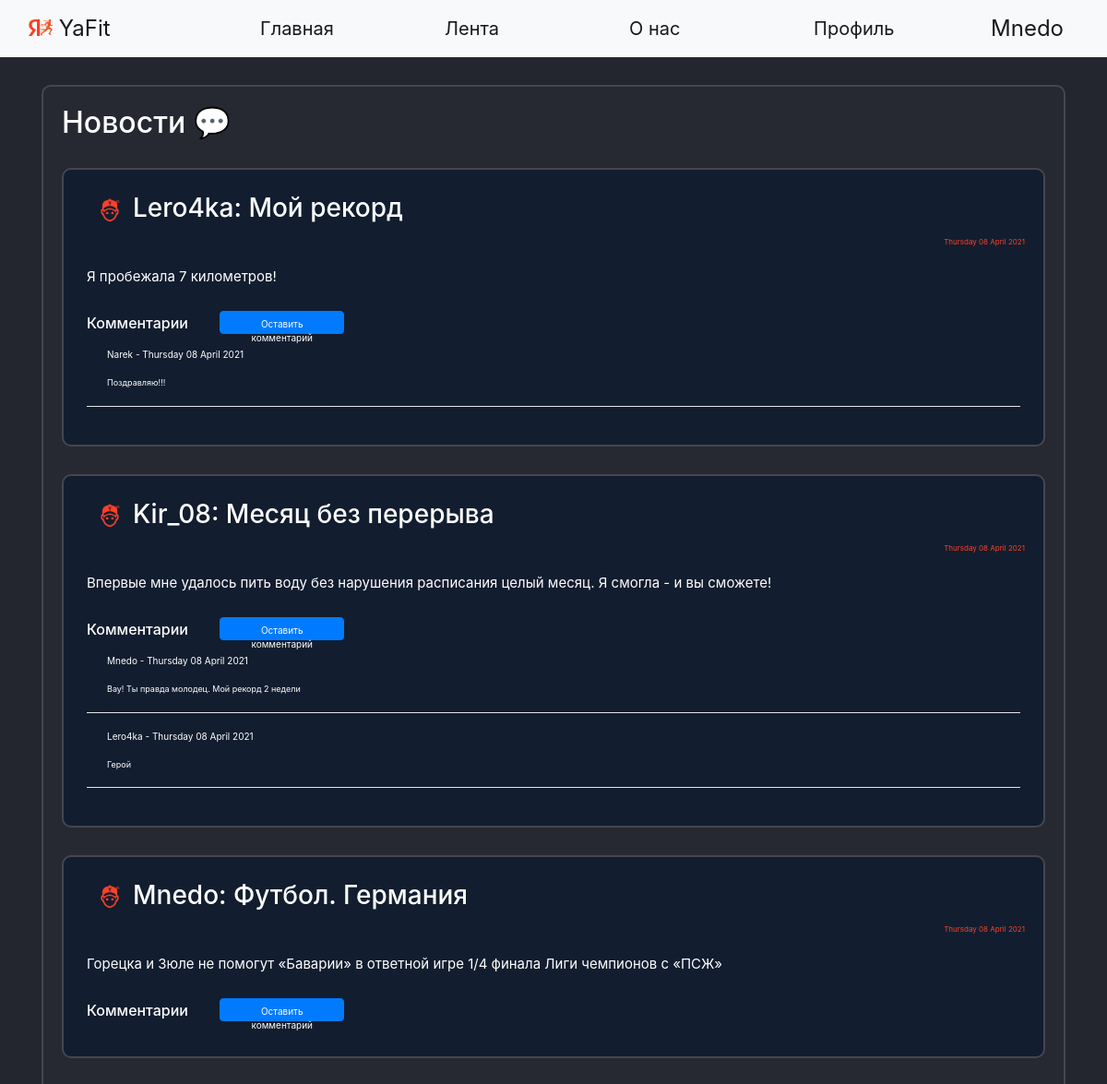
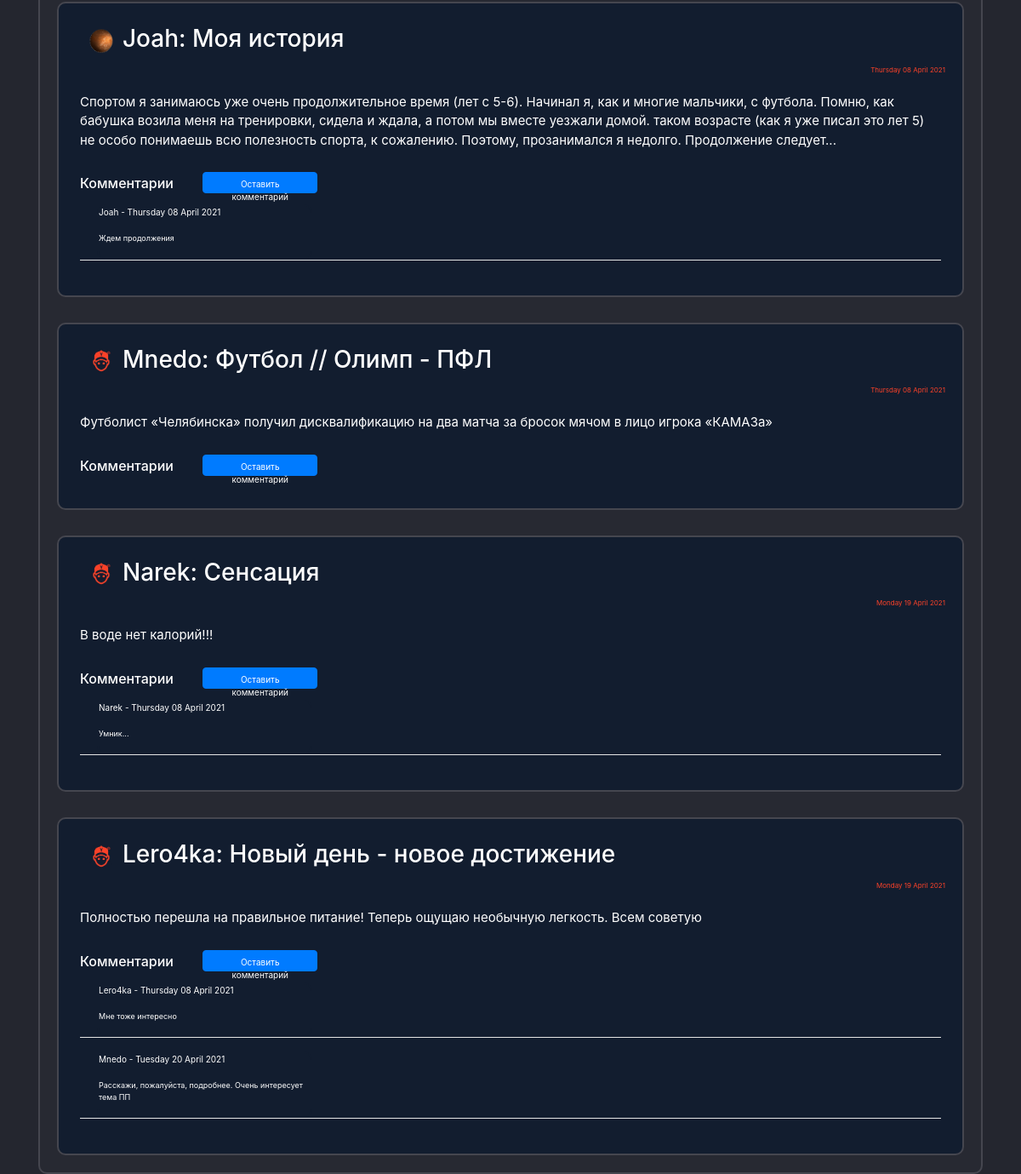
Page /news (signed in) on the committed database (2 pictures, top to bottom).
### data/users.py (models this page shows, shortened)
class User(SqlAlchemyBase, UserMixin, SerializerMixin):
    __tablename__ = 'users'
    id = sqlalchemy.Column(sqlalchemy.Integer,
                           primary_key=True, autoincrement=True)
    name = sqlalchemy.Column(sqlalchemy.String)
    surname = sqlalchemy.Column(sqlalchemy.String)
    nickname = sqlalchemy.Column(sqlalchemy.String)
    age = sqlalchemy.Column(sqlalchemy.Integer)
    status = sqlalchemy.Column(sqlalchemy.String)
    about = sqlalchemy.Column(sqlalchemy.String)
    email = sqlalchemy.Column(sqlalchemy.String, unique=True)
    hashed_password = sqlalchemy.Column(sqlalchemy.String)
    modified_date = sqlalchemy.Column(sqlalchemy.DateTime, default=datetime.datetime.now)
    city_from = sqlalchemy.Column(sqlalchemy.String)
    habit = sqlalchemy.Column(sqlalchemy.String)  # id_1;id_2
    habits = orm.relation("Habits", back_populates='user')
    news = orm.relation("News", back_populates='user')
    comments = orm.relation("Comments", back_populates='user')

### data/news.py (models this page shows)
class News(SqlAlchemyBase, UserMixin, SerializerMixin):
    __tablename__ = 'news'
    id = sqlalchemy.Column(sqlalchemy.Integer,
                           primary_key=True, autoincrement=True)
    title = sqlalchemy.Column(sqlalchemy.String)
    content = sqlalchemy.Column(sqlalchemy.String)
    created_date = sqlalchemy.Column(sqlalchemy.DateTime,
                                     default=datetime.datetime.now)
    user_id = sqlalchemy.Column(sqlalchemy.Integer,
                                sqlalchemy.ForeignKey("users.id"))
    comms = sqlalchemy.Column(sqlalchemy.String)  # id_1;id_2
    user = orm.relation('User')

### data/comments.py (models this page shows)
class Comments(SqlAlchemyBase, UserMixin, SerializerMixin):
    __tablename__ = 'comments'
    id = sqlalchemy.Column(sqlalchemy.Integer,
                           primary_key=True, autoincrement=True)
    content = sqlalchemy.Column(sqlalchemy.String)
    created_date = sqlalchemy.Column(sqlalchemy.DateTime,
                                     default=datetime.datetime.now)
    user_id = sqlalchemy.Column(sqlalchemy.Integer,
                                sqlalchemy.ForeignKey("users.id"))
    user = orm.relation('User')

### main.py (the view)
@app.route("/news", methods=['GET', 'POST'])
def news():
    db_sess = db_session.create_session()
    rec_news = db_sess.query(News).all()
    top_news = []
    news_index = 0
    path = 'static/img/users_photo/default.jpg'
    for news in rec_news:
        path = ''
        news_index += 1
        creator_nickname = (db_sess.query(User).filter(User.id == news.user_id).first()).nickname
        for images in os.listdir('static/img/users_photo'):
            if images.split('.')[0] == creator_nickname:
                path = 'static/img/users_photo/' + images
        if path == '':
            path = 'static/img/users_photo/default.jpg'
        comments = []
        if news.comms:
            if ';' in news.comms:
                for com_id in news.comms.split(';'):
                    comments.append(db_sess.query(Comments).filter(Comments.id == com_id).first())
            elif len(news.comms) == 1:
                com_id = news.comms
                comments = [db_sess.query(Comments).filter(Comments.id == com_id).first()]
        else:
            comments = []
        if len(comments) > 1:
            comments = sorted(comments, key=lambda x: x.created_date)
        comments_main = []
        for com in comments:
            comentor_nickname = db_sess.query(User).filter(User.id == com.user_id).first().nickname
            comments_main.append({'id': com.id,
                                  'content': com.content,
                                  'created_date': com.created_date.strftime("%A %d %B %Y"),
                                  'creator': comentor_nickname})
        comments = comments_main
        top_news.append({'id': news.id,
                         'title': news.title,
                         'content': news.content,
                         'created_date': news.created_date.strftime("%A %d %B %Y"),
                         'comms': comments,
                         'creator': creator_nickname,
                         'path': path})
    return render_template("news.html", top_news=top_news, path=path, random_id=random.randint(1, 2 ** 16),
                           title='Лента')

### data/db_session.py (called while the page is built)
def create_session() -> Session:
    global __factory
    return __factory()

### main.py (called while the page is built)
@login_manager.user_loader
def load_user(user_id):
    db_sess = db_session.create_session()
    return db_sess.query(User).get(user_id)

### templates/news.html
{% extends "base.html" %}
{% block content %}
<div class="page_border">
    <h2>Новости &#128172;</h2>
    {% for new in top_news%}
    <div class="page_border" style="background-color: #121d2f !important;">
        <div class="menu_item">
            <h3><a><a><img
                    src={{new['path']}}?dummy={{random_id}} alt="avatar"
                    class="round_avatar"></a></a>{{new['creator']}}: {{new['title']}} </h3>
        </div>
        <div class="reposts">
            <p>{{new['created_date']}}</p>
        </div>
        <div class="menu_item">
            <p>{{new['content']}}</p>
        </div>
        <div class="menu_item">
            <h6>Комментарии {% if current_user.is_authenticated %}
                <a href="/com_add/{{ new['id'] }}" class="btn btn-primary"
                   style=" height:25px; width:135px; font-size: 10px; margin-bottom:5px; margin-left: 30px;">Оставить
                    комментарий</a>
                {% endif %}
            </h6>
            {% for com in new['comms'] %}
            <div class="com_label" style="margin-left: 20px; padding: 0; margin-top: 0; margin-bottom;">
                <p style="font-size: 10px;">{{com['creator']}} - {{com['created_date']}}</p>
                <p style="font-size: 9px;">{{com['content']}}
                </p></div>
            <hr style="color: white; background-color: white; padding: 0; margin-top: 0; margin-bottom;">
            {% endfor %}
        </div>
    </div>
    {% endfor %}
</div>
{% endblock %}

### templates/base.html (shortened to what this page needs)
<!doctype html>
<html lang="en">
<head>
    <link rel="stylesheet" href="/static/css/style.css?random()">
    <link rel="stylesheet"
          href="https://stackpath.bootstrapcdn.com/bootstrap/4.4.1/css/bootstrap.min.css"
>
</head>
<body>
<header>
    <nav class="navbar navbar-expand-lg navbar-light bg-light">
        <div class="container-fluid">
            <a class="navbar-brand" style="width: 250px;" href="/">
                <img src="/static/img/YaFit_logo.png" alt="" width="26" height="18"
                     class="d-inline-block text-align-center" style="margin-bottom:5px;">
                YaFit
            </a>
            <div class="collapse navbar-collapse">
                <ul class="mx-auto navbar-nav">
                    <li class="nav-item">
                        <a class="nav-link active" style="width: 200px;" aria-current="page" href="/">Главная</a>
                    </li>
                    <li class="nav-item">
                        <a class="nav-link active" style="width: 200px;" href="/news">Лента</a>
                    </li>
                    <li class="nav-item">
                        <a class="nav-link active" style="width: 200px;" href="/info">О нас</a>
                    </li>
                    <li class="nav-item">
                        <a class="nav-link active" style="width: 200px;" href="/office">Профиль</a>
                </ul>
                {% if current_user.is_authenticated %}
                <a class="navbar-brand" href="/logout">{{current_user.nickname}}</a>
                {% else %}
                <p>
                    <a class="btn btn-primary " href="/register">Зарегистрироваться</a>
                    <a class="btn btn-success" href="/login">Войти</a>
                </p>
                {% endif %}
            </div>
        </div>
    </nav>
</header>
<main role="main" class="container">
    {% block content %}{% endblock %}
</main>
</body>
</html>

### static/css/style.css (style rules this page uses)
body { background-color: #24262f !important; color: white; }
.nav-item { color: black; font-weight: 400; font-size: 20px !important; }
.navbar-brand { font-size: 24px !important; }
.page_border { background-color: #272932 !important; color: white !important; border: 2px solid #45464F; border-radius: 10px; padding: 20px !important; margin: 0 auto; margin-top: 30px; }
.menu_item { padding: 5px !important; font-size: 15px !important; }
hr { background-color: #FB4229; color: #FB4229; }
.reposts { color: #FB4229 !important; font-size: 8px !important; text-align: right; }
.com_label { background-color: #121d2f !important; color: white !important; border: 2px solid #121d2f; width: 25%; border-radius: 10px; }
.round_avatar { margin-left:10px; margin-right:10px; width: 30px !important; height: 30px !important; border-radius: 50px !important; }

### rows in the picture
User: nickname "Mnedo", creator "Mnedo" "Mnedo", creator "Mnedo" "Mnedo"
User: creator "Lero4ka" "Lero4ka", creator "Lero4ka" "Lero4ka"
News: title "Мой рекорд", content "Я пробежала 7 километров!"
User: creator "Narek" "Narek", creator "Narek"
Comments: content "Поздравляю!!!"
User: creator "Kir_08"
News: title "Месяц без перерыва", content "Впервые мне удалось пить воду без нарушения расписания целый месяц. Я смогла - и вы сможете!"
Comments: content "Вау! Ты правда молодец. Мой рекорд 2 недели"
Comments: content "Герой"
News: title "Футбол. Германия", content "Горецка и Зюле не помогут «Баварии» в ответной игре 1/4 финала Лиги чемпионов с «ПСЖ»"
User: creator "Joah", creator "Joah"
News: title "Моя история", content "Спортом я занимаюсь уже очень продолжительное время (лет с 5-6). Начинал я, как и многие мальчики, с футбола. Помню, как бабушка возила меня на тренировки, сидела и ждала, а потом мы вместе уезжали домой. таком возрасте (как я уже писал это лет 5) не особо понимаешь всю полезность спорта, к сожалению. Поэтому, прозанимался я недолго. Продолжение следует..."
Comments: content "Ждем продолжения"
News: title "Футбол // Олимп - ПФЛ", content "Футболист «Челябинска» получил дисквалификацию на два матча за бросок мячом в лицо игрока «КАМАЗа»"
News: title "Сенсация", content "В воде нет калорий!!!"
Comments: content "Умник..."
News: title "Новый день - новое достижение", content "Полностью перешла на правильное питание! Теперь ощущаю необычную легкость. Всем советую"
Comments: content "Мне тоже интересно"
Comments: content "Расскажи, пожалуйста, подробнее. Очень интересует тема ПП"

### other values in the picture
{{ new['created_date'] }} "Thursday 08 April 2021" "Thursday 08 April 2021" "Thursday 08 April 2021" "Thursday 08 April 2021" "Thursday 08 April 2021" "Monday 19 April 2021" "Monday 19 April 2021"
{{ com['created_date'] }} "Thursday 08 April 2021" "Thursday 08 April 2021" "Thursday 08 April 2021" "Thursday 08 April 2021" "Thursday 08 April 2021" "Thursday 08 April 2021" "Tuesday 20 April 2021"
